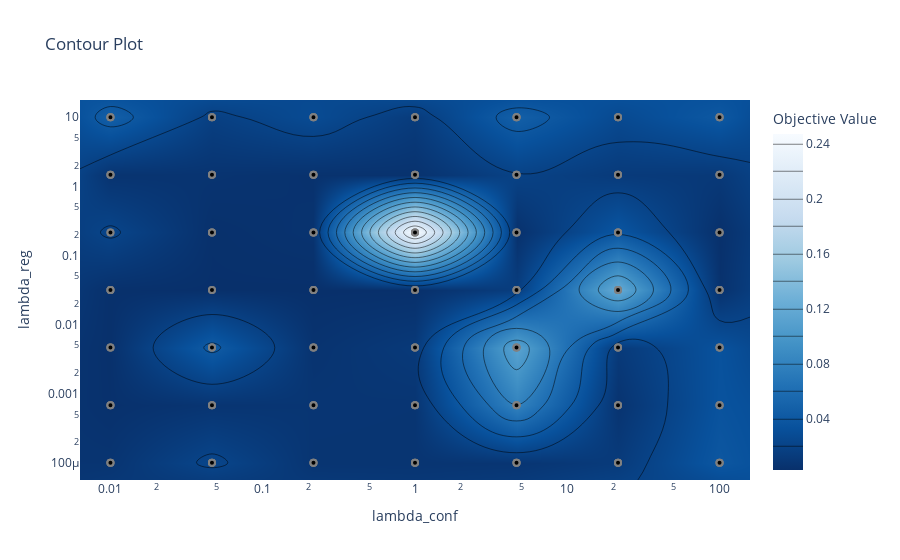

The notebook cell saved with this chart:
### Code cell
# 3d plot of objective0 as a function of lambda_conf and lambda_reg
vis.plot_contour(study, params=["lambda_conf", "lambda_reg"], target=lambda t: t.values[0])

### Figure 1 — Plotly figure (JSON) as saved in the notebook; plotly's stock layout.template omitted (floating-point values rounded to 4 significant figures; data arrays with more than 128 entries replaced by an {"elided": "..."} marker saying what was removed)
{"data": [{"colorbar": {"title": {"text": "Objective Value"}}, "colorscale": [[0, "rgb(247,251,255)"], [0.125, "rgb(222,235,247)"], [0.25, "rgb(198,219,239)"], [0.375, "rgb(158,202,225)"], [0.5, "rgb(107,174,214)"], [0.625, "rgb(66,146,198)"], [0.75, "rgb(33,113,181)"], [0.875, "rgb(8,81,156)"], [1, "rgb(8,48,107)"]], "connectgaps": true, "contours": {"coloring": "heatmap"}, "hoverinfo": "none", "line": {"smoothing": 1.3}, "reversescale": true, "type": "contour", "x": [0.00631, 0.01, 0.04642, 0.2154, 1, 4.642, 21.54, 100, 158.5], "y": [5.623e-05, 0.0001, 0.0006813, 0.004642, 0.03162, 0.2154, 1.468, 10, 17.78], "z": [[NaN, NaN, NaN, NaN, NaN, NaN, NaN, NaN, NaN], [NaN, 0.00666, 0.02239, 0.007007, 0.006827, 0.007444, 0.01248, 0.03836, NaN], [NaN, 0.003583, 0.006816, 0.00774, 0.007318, 0.0799, 0.006021, 0.03469, NaN], [NaN, 0.003148, 0.04322, 0.005687, 0.01127, 0.1126, 0.01172, 0.03387, NaN], [NaN, 0.003198, 0.002806, 0.002617, 0.002991, 0.01481, 0.1206, 0.004355, NaN], [NaN, 0.02184, 0.003263, 0.005388, 0.2472, 0.003798, 0.03709, 0.003064, NaN], [NaN, 0.005866, 0.006216, 0.004543, 0.004928, 0.01921, 0.01223, 0.01073, NaN], [NaN, 0.0468, 0.01672, 0.02771, 0.01314, 0.04676, 0.02599, 0.0398, NaN], [NaN, NaN, NaN, NaN, NaN, NaN, NaN, NaN, NaN]]}, {"marker": {"color": "black", "line": {"color": "Gray", "width": 2}}, "mode": "markers", "name": "Feasible Trial", "showlegend": false, "type": "scatter", "x": {"elided": "145 float values"}, "y": {"elided": "145 float values"}}, {"marker": {"color": "#cccccc", "line": {"color": "Gray", "width": 2}}, "mode": "markers", "name": "Infeasible Trial", "showlegend": false, "type": "scatter", "x": [], "y": []}], "layout": {"title": {"text": "Contour Plot"}, "xaxis": {"range": [-2.2, 2.2], "title": {"text": "lambda_conf"}, "type": "log"}, "yaxis": {"range": [-4.25, 1.25], "title": {"text": "lambda_reg"}, "type": "log"}}}
